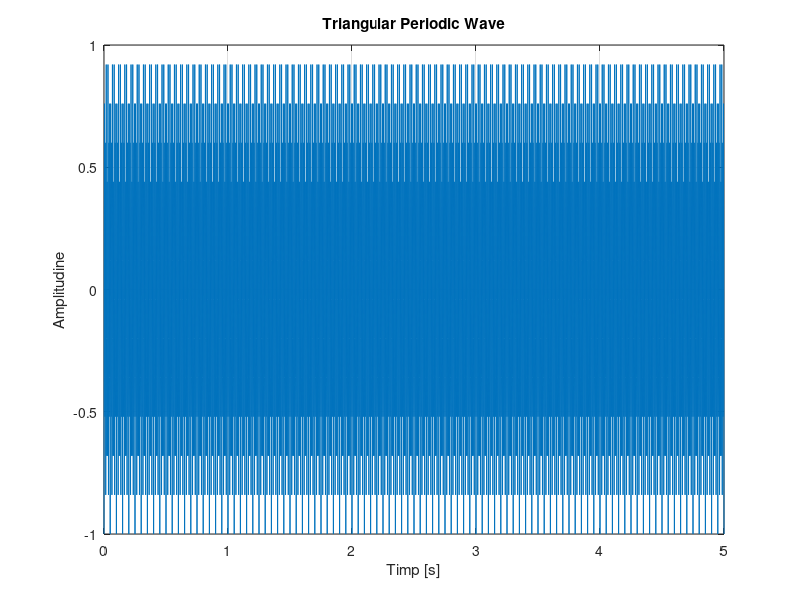

The MATLAB source for this figure:
t = 0:0.002:5; % timpul de la 0 la 5 secunde cu rezolutie temporara de 2ms
x = sawtooth (2 * pi * 140 * t , 0.5); % 0.5 specifica o forma simetrica a semnalului triunghiular
plot(t,x),xlabel('Timp [s]'),ylabel('Amplitudine'),title('Triangular Periodic Wave'),grid;